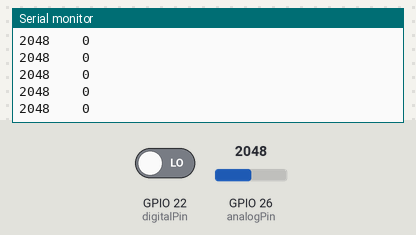
The sketch below on a simulated ESP32. On the bench: the last lines printed to the serial monitor. The test bench sets the inputs (shaded band); at power-on: GPIO 26 (analogPin) = 2048, GPIO 22 (digitalPin) LOW.

Above: at 1.2 s.
1.3 s: GPIO 26 (analogPin) set to 2866
At 1.31 s:
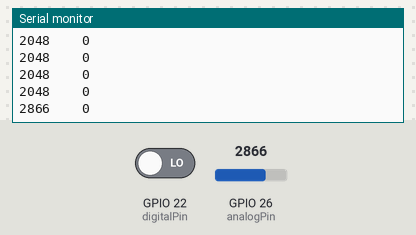
2.8 s: GPIO 22 (digitalPin) driven HIGH
At 2.81 s:
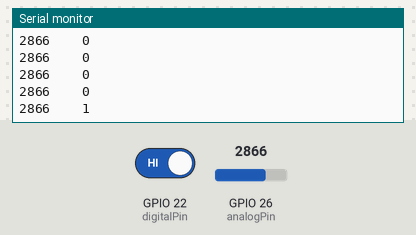
4.3 s: GPIO 26 (analogPin) set to 3603
At 4.31 s:
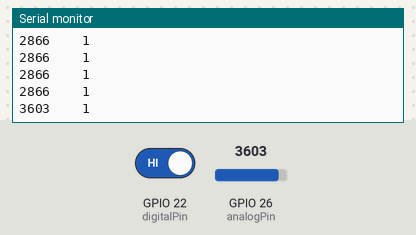
5.8 s: GPIO 22 (digitalPin) driven LOW
At 5.82 s:
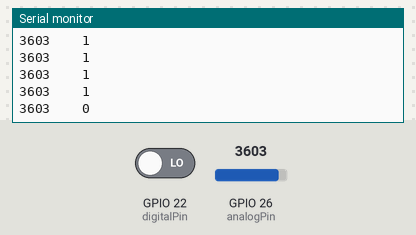
Timing chart, 0 to 8.3 s (numbered marks = the images above; inputs shaded):
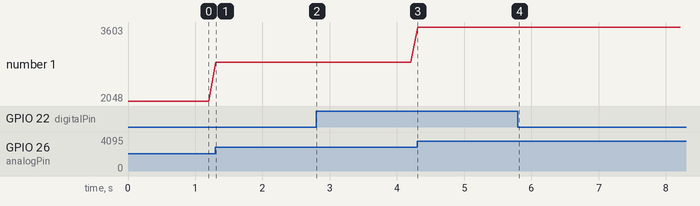

The sketch:

Flame_sensor.ino
```cpp
/*
 * Keyestudio 37 in 1 Starter Kit for Raspberry Pi Pico
 * lesson 23
 * Flame sensor
 * http://www.keyestudio.com
*/
//set pins of the sensor to 22 and 26
int digitalPin =  22;
int analogPin = 26;
//save below variables to the digital signal and analog signal
int analogVal = 0;
int digitalVal = 0;

void setup() {
  Serial.begin(9600); //set baud rate to 9600
  pinMode(digitalPin, INPUT); //set the pin 22 to INPUT
}

void loop() {
  analogVal = analogRead(analogPin);  //read analog signals
  digitalVal = digitalRead(digitalPin);  //read digital signals
  Serial.print(analogVal);  //print analog values
  Serial.print("    "); //
  Serial.println(digitalVal); //print digital values
  delay(100); //delay in 100ms

}
```

Measured:
- after the input at 1.3 s, the serial monitor: prints a new line at once (image 1)
- after the input at 2.8 s, the serial monitor: prints a new line at once (image 2)
- after the input at 4.3 s, the serial monitor: prints a new line at once (image 3)
- after the input at 5.8 s, the serial monitor: prints a new line at once (image 4)
- plotted number 1: 2048 → 2866 after the input at 1.3 s, 2866 → 3603 after the input at 4.3 s
